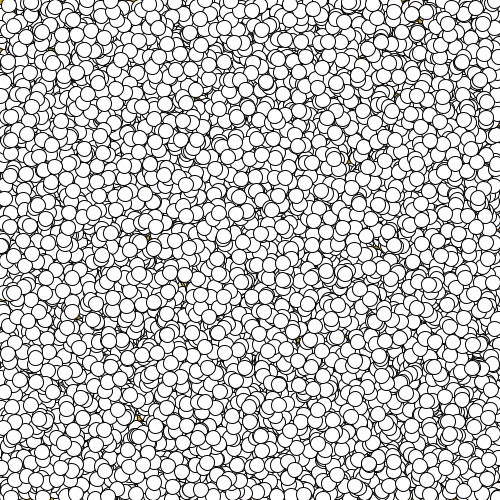
Frame 1 (no input)
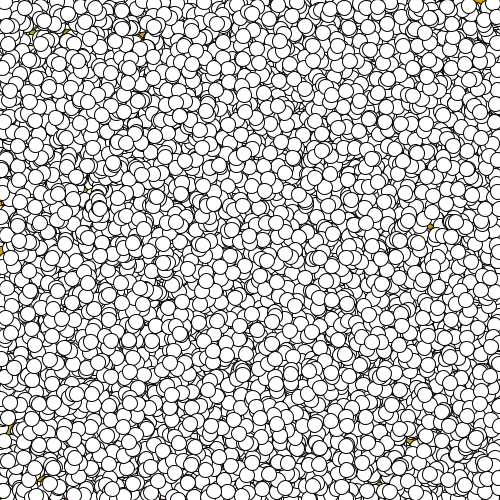
Frame 60 (the mouse pressed at the canvas centre just before this capture)
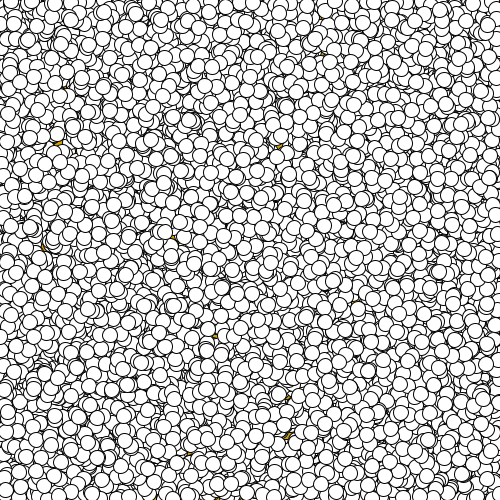
Frame 120 (the mouse held since frame 60 and released just before this capture)

The Processing sketch that drew these frames (run headless with seeded random() and noise(); from frame 60 on, the mouse is pressed at the canvas centre):

// Processing sketch: translate500
// ── translate500.pde
void setup() {
  size(500, 500);
}

void draw() {
  background(210, 160, 0);
  long before = System.currentTimeMillis();
  translate(500, 500);
  for(int i = 0; i < 10000; i++) {
    ellipse(random(width) - 500, random(height) - 500, 15, 15);
  }
  long after = System.currentTimeMillis();
  println(frameCount+"-- "+(after-before));
}
